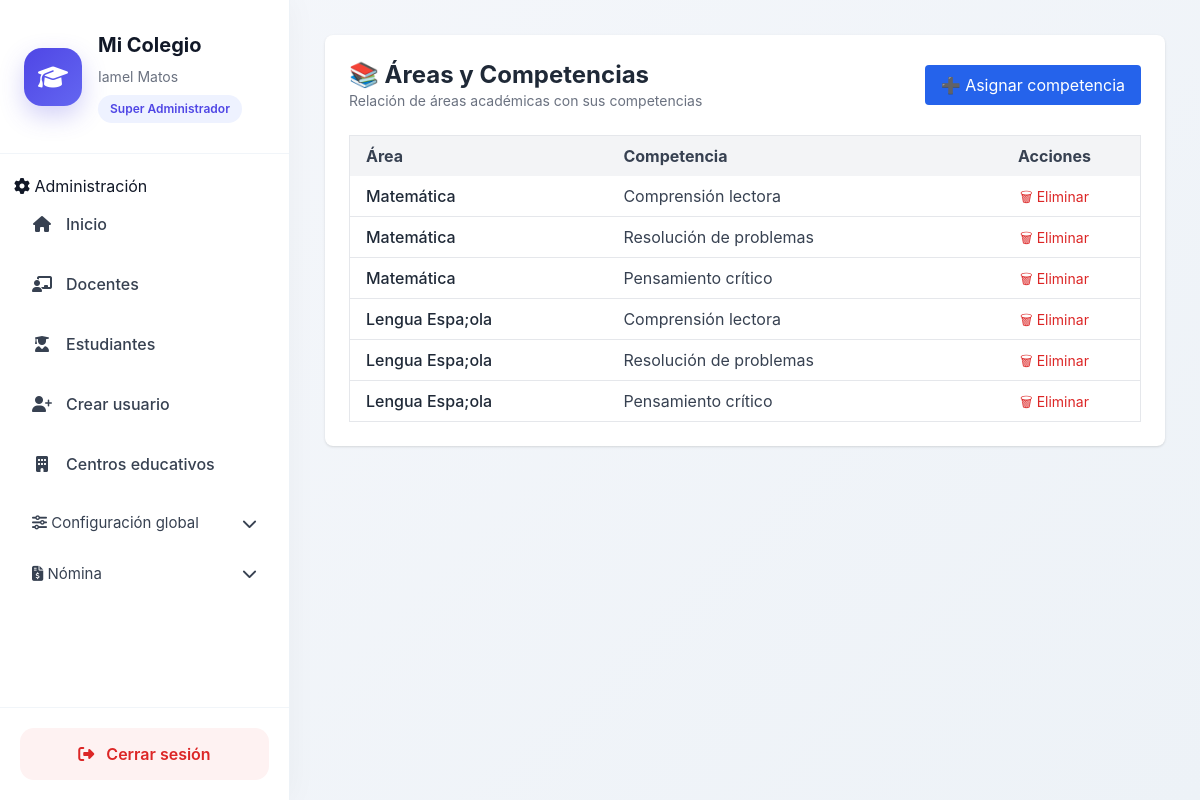
Screenshot of /academico/area-competencias/ (signed in) with the database file from the repository.
### usuarios/models.py (models this page shows, shortened)
class Usuario(AbstractBaseUser, PermissionsMixin):
    ROLES = (
        ('superadmin', 'Super Administrador'),
        ('admin', 'Administrador'),
        ('secretaria', 'Secretaria'),
        ('docente', 'Docente'),
        ('estudiante', 'Estudiante'),
        ('director', 'Director'),
    )
    username = models.CharField(max_length=100, unique=True)
    email = models.EmailField(unique=True)
    first_name = models.CharField("Nombres", max_length=150)
    last_name = models.CharField("Apellidos", max_length=150)
    rol = models.CharField(
        max_length=20,
        choices=ROLES,
    )
    is_active = models.BooleanField(default=True)
    is_staff = models.BooleanField(default=False)
    fecha_creacion = models.DateTimeField(auto_now_add=True)
    objects = UsuarioManager()
    USERNAME_FIELD = "username"
    REQUIRED_FIELDS = ["email", "first_name", "last_name"]
    def get_full_name(self):
        return f"{self.first_name} {self.last_name}".strip()

### academico/models.py (models this page shows)
class AreaCompetencia(models.Model):
    area = models.ForeignKey(AreaCurricular, on_delete=models.CASCADE)
    competencia = models.ForeignKey(Competencia, on_delete=models.CASCADE)
    peso = models.DecimalField(max_digits=5, decimal_places=2)

class AreaCurricular(models.Model):
    centro = models.ForeignKey('core.CentroEducativo', on_delete=models.CASCADE)
    nombre = models.CharField(max_length=150)
    def __str__(self):
            return self.nombre

class Competencia(models.Model):
    nombre = models.CharField(max_length=150)
    def __str__(self):
        return self.nombre

### academico/views.py (the view)
# urls.py: path('area-competencias/', area_competencia_list, name='area_competencia_list'),
@login_required
def area_competencia_list(request):
    relaciones = AreaCompetencia.objects.select_related(
        'area', 'competencia'
    )
    return render(request, 'academico/area_competencia_list.html', {
        'relaciones': relaciones
    })

### core/context_processors.py (called while the page is built)
def configuracion_centro(request):
    centro_id = request.session.get('centro_id')
    configuracion = None
    if centro_id:
        try:
            configuracion = ConfiguracionCentro.objects.get(
                centro_id=centro_id
            )
        except ConfiguracionCentro.DoesNotExist:
            pass
    return {
        'configuracion': configuracion
    }

### academico/templates/academico/area_competencia_list.html (shortened to what this page needs)
{% extends "home.html" %}
{% block content %}
<div class="max-w-5xl mx-auto bg-white shadow rounded-lg p-6">
    <div class="flex justify-between items-center mb-6">
        <div>
            <h1 class="text-2xl font-bold text-gray-800">
                📚 Áreas y Competencias
            </h1>
            <p class="text-gray-500 text-sm">
                Relación de áreas académicas con sus competencias
            </p>
        </div>
        <a href="{% url 'area_competencia_create' %}"
           class="bg-blue-600 text-white px-4 py-2 rounded hover:bg-blue-700 transition">
            ➕ Asignar competencia
        </a>
    </div>
    <div class="overflow-x-auto">
        <table class="min-w-full border border-gray-200 rounded-lg">
            <thead class="bg-gray-100 text-gray-700">
                <tr>
                    <th class="px-4 py-2 text-left">Área</th>
                    <th class="px-4 py-2 text-left">Competencia</th>
                    <th class="px-4 py-2 text-center">Acciones</th>
                </tr>
            </thead>
            <tbody class="divide-y divide-gray-200">
                {% for r in relaciones %}
                <tr class="hover:bg-gray-50">
                    <td class="px-4 py-2 font-medium text-gray-800">
                        {{ r.area }}
                    </td>
                    <td class="px-4 py-2 text-gray-700">
                        {{ r.competencia }}
                    </td>
                    <td class="px-4 py-2 text-center">
                        <a href="{% url 'area_competencia_delete' r.id %}"
                           class="text-red-600 hover:text-red-800 text-sm">
                            🗑 Eliminar
                        </a>
                    </td>
                </tr>
                {% endfor %}
            </tbody>
        </table>
    </div>
</div>
{% endblock %}

### core/templates/home.html (shortened to what this page needs)
<!DOCTYPE html>
<html lang="es">
  {% load static %}
  <head>
    <script src="https://cdn.tailwindcss.com"></script>
    <link rel="stylesheet" href="https://cdnjs.cloudflare.com/ajax/libs/font-awesome/6.5.0/css/all.min.css" />
    <link rel="stylesheet" href="{% static 'css/dashboard.css' %}" />
  </head>
  <body class="dashboard-body">
    <div class="dashboard-layout">
      <aside class="sidebar">
        <div class="sidebar-header">
          <div class="sidebar-logo">
            <i class="fas fa-graduation-cap"></i>
          </div>
          <div>
            <h1 class="sidebar-title">Mi Colegio</h1>
            <p class="sidebar-user">{{ request.user.get_full_name }}</p>
            <span class="sidebar-role">{{ request.user.get_rol_display }}</span>
          </div>
        </div>
        <nav class="sidebar-nav">
          {% if request.user.is_authenticated %}
            {% if request.user.rol == 'admin' or request.user.rol == 'superadmin' or request.user.is_superuser %}
              <div class="sidebar-section">
                <span>
                  <i class="fas fa-cog"></i>
                  Administración
                </span>
              </div>
              <a href="{% url 'core:home' %}" class="sidebar-link">
                <i class="fas fa-home"></i>
                <span>Inicio</span>
              </a>
              <a href="{% url 'docente_list' %}" class="sidebar-link">
                <i class="fas fa-chalkboard-teacher"></i>
                <span>Docentes</span>
              </a>
              <a href="{% url 'estudiante_list' %}" class="sidebar-link">
                <i class="fas fa-user-graduate"></i>
                <span>Estudiantes</span>
              </a>
              <a href="{% url 'usuarios:crear_miembro' %}" class="sidebar-link">
                <i class="fas fa-user-plus"></i>
                <span>Crear usuario</span>
              </a>
              <a href="{% url 'core:centro_list' %}" class="sidebar-link">
                <i class="fas fa-building"></i>
                <span>Centros educativos</span>
              </a>
              <button type="button" onclick="toggleMenu('menu-configuracion')" class="menu-toggle">
                <div>
                  <i class="fas fa-sliders"></i>
                  <span>Configuración global</span>
                </div>
                <i class="fas fa-chevron-down"></i>
              </button>
            {% endif %}
{% if configuracion and configuracion.modulo_nomina %}
<button type="button"
        onclick="toggleMenu('menu-nomina')"
        class="menu-toggle">
    <div>
        <i class="fas fa-file-invoice-dollar"></i>
        <span>Nómina</span>
    </div>
    <i class="fas fa-chevron-down"></i>
</button>
{% endif %}
          {% endif %}
        </nav>
        <div class="sidebar-footer">
          <a href="{% url 'usuarios:logout' %}" class="logout-btn">
            <i class="fas fa-sign-out-alt"></i>
            <span>Cerrar sesión</span>
          </a>
        </div>
      </aside>
      <main class="main-content">
        {% block content %}
        {% endblock %}
      </main>
    </div>
  </body>
</html>

### static/css/dashboard.css (style rules this page uses)
body.dashboard-body { margin: 0; background: linear-gradient( 135deg, #f5f7fb, #edf2f7 ); font-family: "Inter", sans-serif; color: #111827; }
.dashboard-layout { display: flex; min-height: 100vh; }
.sidebar { width: 290px; background: #ffffff; border-right: 1px solid #edf2f7; display: flex; flex-direction: column; justify-content: space-between; box-shadow: 0 0 30px rgba(0,0,0,.04); }
.sidebar-header { padding: 30px 24px; border-bottom: 1px solid #f1f5f9; display: flex; gap: 16px; align-items: center; }
.sidebar-logo { width: 58px; height: 58px; border-radius: 18px; background: linear-gradient( 135deg, #4f46e5, #6366f1 ); display: flex; align-items: center; justify-content: center; color: white; font-size: 24px; box-shadow: 0 10px 25px rgba(79,70,229,.25); }
.sidebar-title { font-size: 20px; font-weight: 700; margin: 0; }
.sidebar-user { margin-top: 6px; font-size: 14px; color: #6b7280; }
.sidebar-role { display: inline-block; margin-top: 8px; background: #eef2ff; color: #4f46e5; padding: 5px 12px; border-radius: 999px; font-size: 12px; font-weight: 600; }
.sidebar-nav { padding: 20px 14px; flex: 1; overflow-y: auto; }
.sidebar-link { display: flex; align-items: center; gap: 14px; padding: 14px 18px; border-radius: 14px; text-decoration: none; color: #374151; margin-bottom: 8px; transition: all .25s ease; font-weight: 500; }
.sidebar-link i { width: 20px; text-align: center; }
.menu-toggle { width: 100%; border: none; background: transparent; display: flex; justify-content: space-between; align-items: center; padding: 14px 18px; border-radius: 14px; cursor: pointer; color: #374151; font-size: 15px; transition: all .25s ease; }
.sidebar-footer { padding: 20px; border-top: 1px solid #f1f5f9; }
.logout-btn { display: flex; align-items: center; justify-content: center; gap: 12px; background: #fef2f2; color: #dc2626; text-decoration: none; padding: 14px; border-radius: 14px; font-weight: 600; transition: all .25s ease; }
.main-content { flex: 1; padding: 35px; overflow-y: auto; }

### rows the page displays
Usuario: user.get_full_name "Iamel Matos", user.rol "Super Administrador"
AreaCompetencia: area "Matemática", competencia "Comprensión lectora"
AreaCompetencia: area "Matemática", competencia "Resolución de problemas"
AreaCompetencia: area "Matemática", competencia "Pensamiento crítico"
AreaCompetencia: area "Lengua Espa;ola", competencia "Comprensión lectora"
AreaCompetencia: area "Lengua Espa;ola", competencia "Resolución de problemas"
AreaCompetencia: area "Lengua Espa;ola", competencia "Pensamiento crítico"
